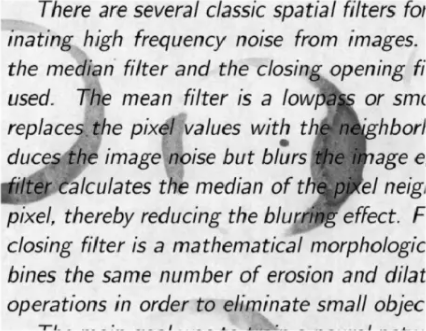
#> input picture dirty-img.png, 426 x 331 px
$ jupyter execute docsCleaningSystem.ipynb
#> lines starting #> are read from the running program, lines starting #| are printed output that depends on the picture
[cell 1]
import cv2
import matplotlib.pyplot as plt

image = cv2.imread('dirty-img.png')
#> image is the input picture: shape (331, 426, 3); mean B, G, R 198.6, 198.6, 198.6

# Convert BGR to RGB for correct colors in Matplotlib
image_rgb = cv2.cvtColor(image, cv2.COLOR_BGR2RGB)

median_filtered = cv2.medianBlur(image_rgb, 23)
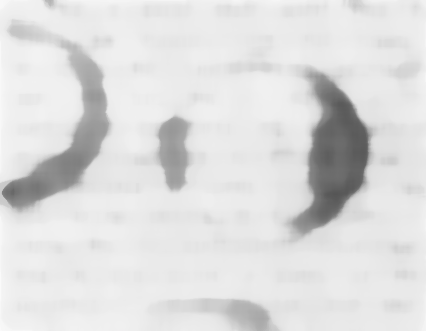
#> median_filtered: shape (331, 426, 3); mean R, G, B 221.4, 221.4, 221.4

# Display results inline using matplotlib
plt.figure(figsize=(10, 5))

plt.subplot(1, 2, 1)
plt.imshow(image_rgb)
plt.title('Original Image')
plt.axis('off')

plt.subplot(1, 2, 2)
plt.imshow(median_filtered)
plt.title('Median Filtered (23x23)')
plt.axis('off')

plt.show()
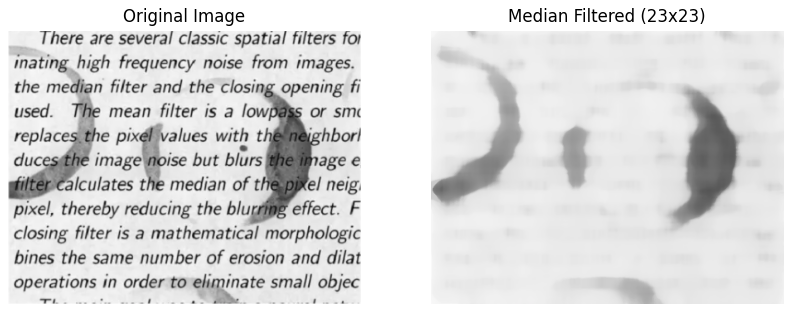
#> figure drawn by matplotlib, 2 panels
